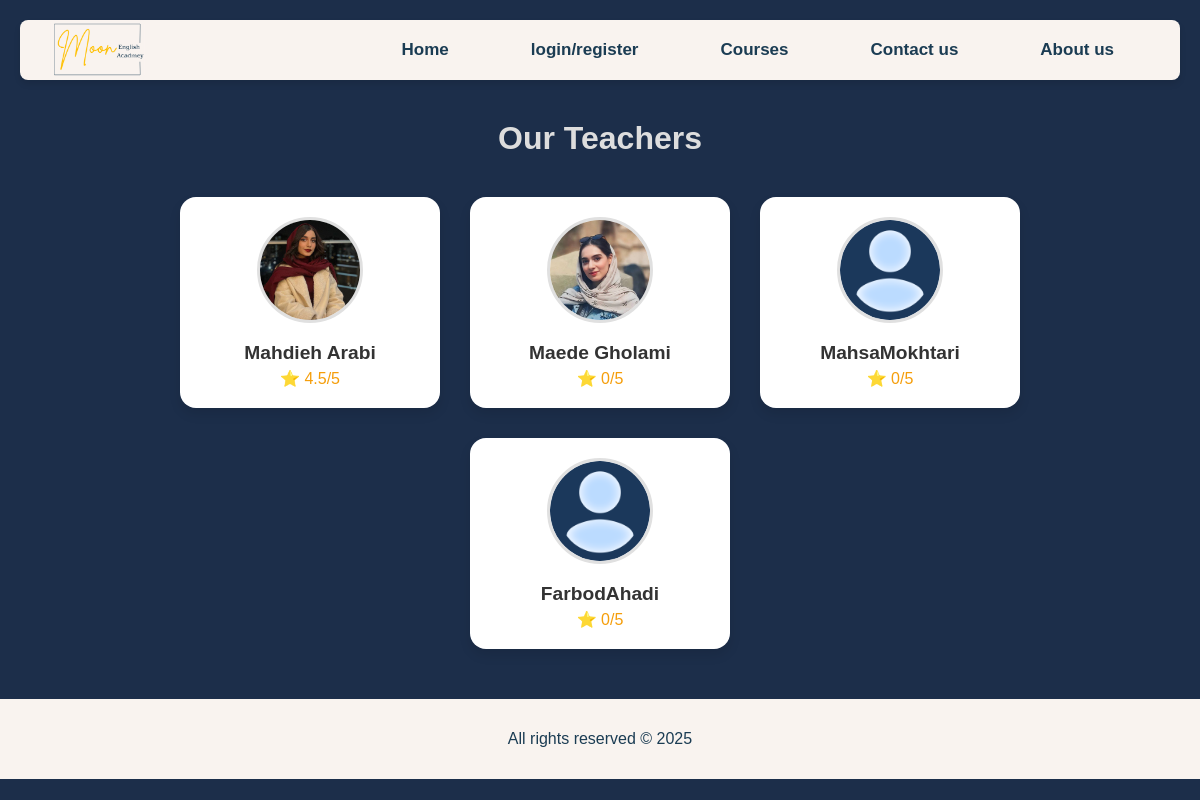
Screenshot of /teachers/ with the database file from the repository.
### main/models.py (models this page shows, shortened)
class CustomUser(AbstractUser):
    user_type = models.CharField(max_length=10, choices=USER_TYPE_CHOICES)
    level = models.CharField(max_length=30, choices=ENGLISH_LEVELS, blank=True, null=True)
    profile_image = models.ImageField(upload_to='profile_pics/', default='profile_pics/default.png', blank=True)
    rating = models.FloatField(default=0.0)

class Rating(models.Model):
    student = models.ForeignKey(User, on_delete=models.CASCADE, related_name='given_ratings')
    teacher = models.ForeignKey(User, on_delete=models.CASCADE, related_name='received_ratings')
    score = models.PositiveIntegerField(validators=[MinValueValidator(1), MaxValueValidator(5)])
    comment = models.TextField(blank=True, null=True)
    created_at = models.DateTimeField(auto_now_add=True)
    class Meta:
        unique_together = ('student', 'teacher')

### main/views.py (the view, shortened to what this page needs)
# urls.py: path('teachers/', views.teacher_list, name='teacher_list'),
def teacher_list(request):
    teachers = User.objects.filter(user_type='teacher')
    rated_teachers = []
    related_teachers = []
    context = {
        'teachers': teachers,
        'rated_teachers': rated_teachers,
        'related_teachers': related_teachers,
    }
    return render(request, 'teacher_list.html', context)

### main/templatetags/filters.py (called while the page is built)
@register.filter
def average_rating(ratings):
    if not ratings or not hasattr(ratings, 'exists') or not ratings.exists():
        return 0
    total = sum([r.score for r in ratings])
    return round(total / ratings.count(), 1)

### templates/teacher_list.html (shortened to what this page needs)
{% extends 'base.html' %}
{% load static %}
{% load filters %}
{% block extra_css %}
    <link rel="stylesheet" href="{% static 'css/teacher_list.css' %}">
{% endblock %}
{% block content %}
<h2>Our Teachers</h2>
<div class="teacher-list-container">
{% for teacher in teachers %}
  <div class="teacher-card">
      <img src="{{ teacher.profile_image.url }}" alt="Teacher Image">
      <div class="teacher-name">{{ teacher.username }}</div>
      <div class="teacher-rating">
        ⭐ {{ teacher.received_ratings.all|average_rating }}/5
      </div>
  </div>
{% endfor %}
</div>
{% endblock %}

### static/css/style.css (style rules this page uses)
body { font-family: Arial, sans-serif; background-color: #1c2e4a; color: #1B3C53; margin: 0; padding: 0; direction: ltr; text-align: left; position: relative; }

### static/css/teacher_list.css (style rules this page uses)
h2 { text-align: center; margin: 40px 0 20px; color: #dddddd; font-size: 2rem; }
.teacher-list-container { display: flex; flex-wrap: wrap; justify-content: center; gap: 30px; padding: 20px 40px; }
.teacher-card { background-color: #ffffff; border-radius: 16px; box-shadow: 0 6px 12px rgba(0, 0, 0, 0.1); width: 220px; padding: 20px; text-align: center; transition: transform 0.2s ease, box-shadow 0.2s ease; }
.teacher-card img { width: 100px; height: 100px; border-radius: 50%; object-fit: cover; margin-bottom: 15px; border: 3px solid #e0e0e0; }
.teacher-name { font-size: 1.2rem; font-weight: 600; color: #333; margin-bottom: 5px; }
.teacher-rating { font-size: 1rem; color: #f59e0b; }

### rows the page displays
CustomUser: profile_image (picture), username "Mahdieh Arabi", received_ratings.all|average_rating "4.5"
CustomUser: profile_image (picture), username "Maede Gholami", received_ratings.all|average_rating "0"
CustomUser: profile_image (placeholder picture), username "MahsaMokhtari", received_ratings.all|average_rating "0"
CustomUser: profile_image (placeholder picture), username "FarbodAhadi", received_ratings.all|average_rating "0"
